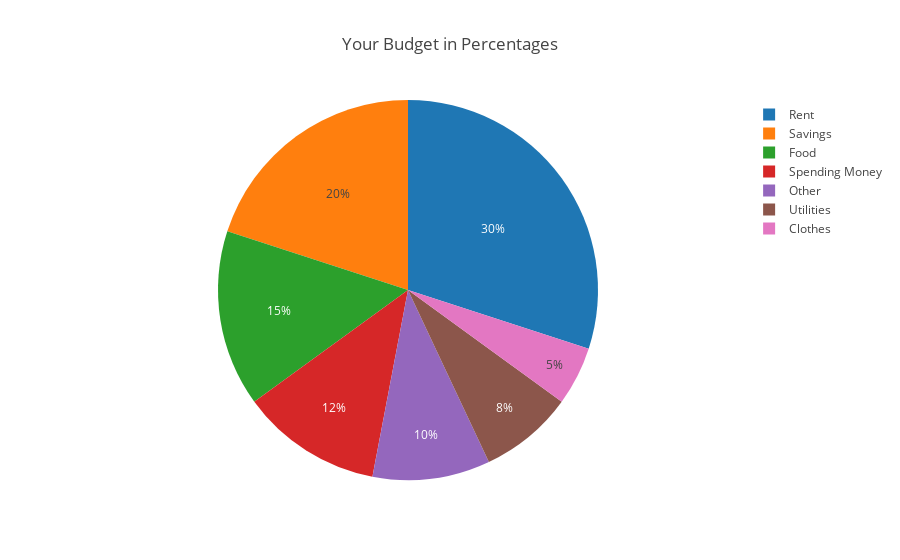
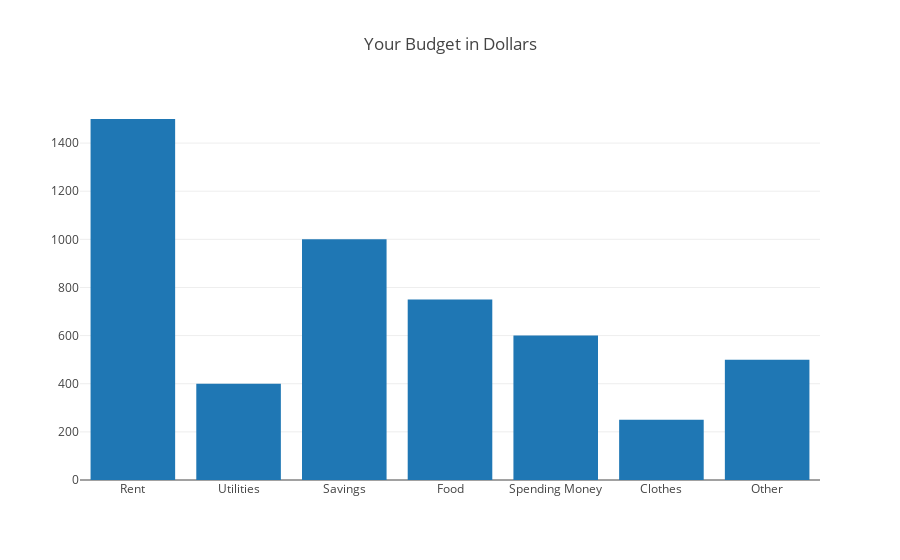

Write notebook code for charts like these, in order.
### Markdown cell above
<h1><a name="graph" style="text-decoration: none; color: black;">Graphing Your Budget</a></h1>

Once you have gone through the budgeting process, it may be useful to see how your expenses are distributed, similar to the graphs above. Below you can enter your own data once you've built your budget! Look to see how it is distributed. Please note that any additional categories you have can just be combined into "Other", and make sure the percentages total to 1.

### Code cell
# Enter your expenses below as percentages (Decimal form) and your total income to see how they compare to each other.
# Run this code block once you change your values to display the graphs.

# Total income per month.
total_income = 5000

# Rent or mortgage.
rent = 0.30

# Utilities such as internet, water, electricity, etc.
utilities = 0.08

# Savings.
savings = 0.20

# Monthly food costs.
food = 0.15

# Spending money for going out with friends, buying things you want, etc.
spending_money = 0.12

# Cost for new clothes.
clothes = 0.05

# Other expenses such as gym memberships, etc.
other = 0.10

# If you are interested in seeing how the code works, open chart.py in the src folder.
# Be careful of making changes! Any changes may break the code. Of course, you can always undo changes.
import src.chart as sc
sc.graphing(total_income, rent, utilities, savings, food, spending_money, clothes, other)

### Figure 1 — Plotly figure (JSON) as saved in the notebook; plotly's stock layout.template omitted (floating-point values rounded to 4 significant figures)
{"data": [{"labels": ["Rent", "Utilities", "Savings", "Food", "Spending Money", "Clothes", "Other"], "type": "pie", "uid": "d7e922ce-9cdf-11e8-b412-28cfe9142f7f", "values": [0.3, 0.08, 0.2, 0.15, 0.12, 0.05, 0.1]}], "layout": {"title": "Your Budget in Percentages"}}

### Figure 2 — Plotly figure (JSON) as saved in the notebook; plotly's stock layout.template omitted (floating-point values rounded to 4 significant figures)
{"data": [{"type": "bar", "uid": "d801e2dc-9cdf-11e8-b412-28cfe9142f7f", "x": ["Rent", "Utilities", "Savings", "Food", "Spending Money", "Clothes", "Other"], "y": [1500, 400, 1000, 750, 600, 250, 500]}], "layout": {"title": "Your Budget in Dollars"}}
